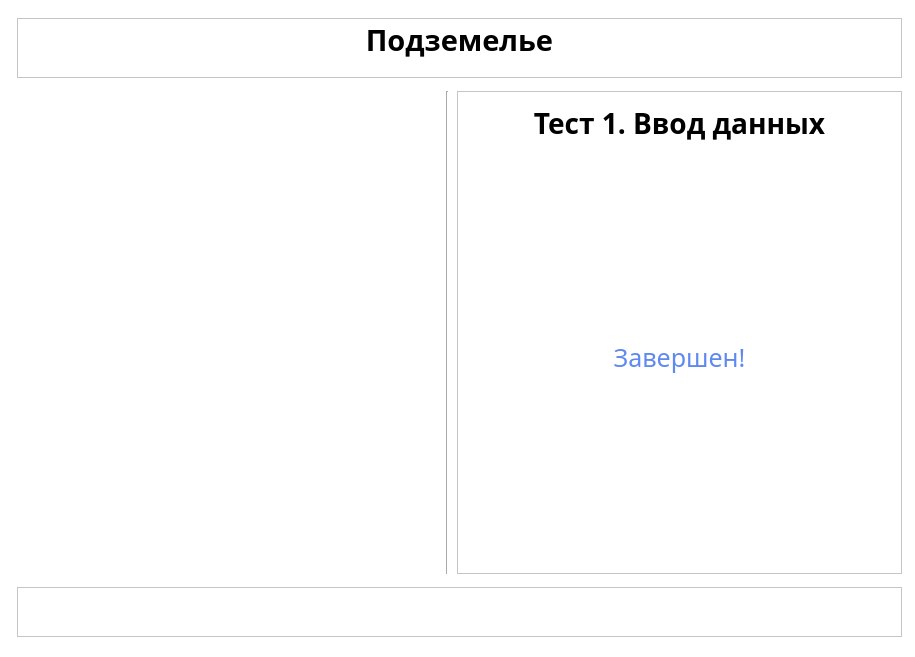
<?xml version="1.0" encoding="UTF-8"?>
<ui version="4.0">
 <class>Padavan_l1_1</class>
 <widget class="QMainWindow" name="Padavan_l1_1">
  <property name="geometry">
   <rect>
    <x>0</x>
    <y>0</y>
    <width>915</width>
    <height>657</height>
   </rect>
  </property>
  <property name="maximumSize">
   <size>
    <width>915</width>
    <height>657</height>
   </size>
  </property>
  <property name="windowTitle">
   <string>Level 1</string>
  </property>
  <property name="windowIcon">
   <iconset resource="../image/resource_rc.qrc">
    <normaloff>:/recurce/icon.png</normaloff>:/recurce/icon.png</iconset>
  </property>
  <widget class="QWidget" name="centralwidget">
   <property name="minimumSize">
    <size>
     <width>915</width>
     <height>657</height>
    </size>
   </property>
   <property name="styleSheet">
    <string notr="true">background-color: rgb(255, 255, 255);</string>
   </property>
   <layout class="QGridLayout" name="gridLayout">
    <property name="leftMargin">
     <number>15</number>
    </property>
    <property name="topMargin">
     <number>11</number>
    </property>
    <property name="bottomMargin">
     <number>11</number>
    </property>
    <item row="1" column="2">
     <widget class="QFrame" name="frame">
      <property name="minimumSize">
       <size>
        <width>445</width>
        <height>0</height>
       </size>
      </property>
      <property name="maximumSize">
       <size>
        <width>445</width>
        <height>16777215</height>
       </size>
      </property>
      <property name="frameShape">
       <enum>QFrame::StyledPanel</enum>
      </property>
      <property name="frameShadow">
       <enum>QFrame::Raised</enum>
      </property>
      <layout class="QVBoxLayout" name="verticalLayout">
       <item>
        <widget class="QLabel" name="label_4">
         <property name="maximumSize">
          <size>
           <width>16777215</width>
           <height>45</height>
          </size>
         </property>
         <property name="font">
          <font>
           <family>PT Sans</family>
           <pointsize>21</pointsize>
           <weight>75</weight>
           <bold>true</bold>
          </font>
         </property>
         <property name="text">
          <string>&lt;html&gt;&lt;head/&gt;&lt;body&gt;&lt;p align=&quot;center&quot;&gt;Тест 1. Ввод данных&lt;/p&gt;&lt;/body&gt;&lt;/html&gt;</string>
         </property>
        </widget>
       </item>
       <item>
        <widget class="QLabel" name="label">
         <property name="font">
          <font>
           <family>PT Sans</family>
           <pointsize>19</pointsize>
          </font>
         </property>
         <property name="styleSheet">
          <string notr="true">color: rgb(95, 136, 240);</string>
         </property>
         <property name="text">
          <string>&lt;html&gt;&lt;head/&gt;&lt;body&gt;&lt;p align=&quot;center&quot;&gt;Завершен!&lt;/p&gt;&lt;/body&gt;&lt;/html&gt;</string>
         </property>
        </widget>
       </item>
      </layout>
     </widget>
    </item>
    <item row="1" column="1">
     <widget class="Line" name="line">
      <property name="layoutDirection">
       <enum>Qt::LeftToRight</enum>
      </property>
      <property name="orientation">
       <enum>Qt::Vertical</enum>
      </property>
     </widget>
    </item>
    <item row="1" column="0">
     <widget class="QLabel" name="label_2">
      <property name="minimumSize">
       <size>
        <width>421</width>
        <height>483</height>
       </size>
      </property>
      <property name="maximumSize">
       <size>
        <width>421</width>
        <height>483</height>
       </size>
      </property>
      <property name="text">
       <string>&lt;html&gt;&lt;head/&gt;&lt;body&gt;&lt;p&gt;&lt;img src=&quot;:/recurce/Padavan_l1_3_image.png&quot;/&gt;&lt;/p&gt;&lt;/body&gt;&lt;/html&gt;</string>
      </property>
     </widget>
    </item>
    <item row="2" column="0" colspan="3">
     <widget class="QFrame" name="frame_2">
      <property name="maximumSize">
       <size>
        <width>16777215</width>
        <height>50</height>
       </size>
      </property>
      <property name="frameShape">
       <enum>QFrame::StyledPanel</enum>
      </property>
      <property name="frameShadow">
       <enum>QFrame::Raised</enum>
      </property>
      <layout class="QHBoxLayout" name="horizontalLayout">
       <property name="topMargin">
        <number>0</number>
       </property>
       <property name="bottomMargin">
        <number>0</number>
       </property>
       <item>
        <widget class="QPushButton" name="pushButton_4">
         <property name="sizePolicy">
          <sizepolicy hsizetype="Minimum" vsizetype="Fixed">
           <horstretch>0</horstretch>
           <verstretch>0</verstretch>
          </sizepolicy>
         </property>
         <property name="minimumSize">
          <size>
           <width>0</width>
           <height>40</height>
          </size>
         </property>
         <property name="maximumSize">
          <size>
           <width>16777215</width>
           <height>40</height>
          </size>
         </property>
         <property name="styleSheet">
          <string notr="true">image:url(:/recurce/map.png);
border: none;</string>
         </property>
         <property name="text">
          <string/>
         </property>
        </widget>
       </item>
       <item>
        <widget class="QPushButton" name="pushButton">
         <property name="minimumSize">
          <size>
           <width>0</width>
           <height>40</height>
          </size>
         </property>
         <property name="maximumSize">
          <size>
           <width>16777215</width>
           <height>40</height>
          </size>
         </property>
         <property name="styleSheet">
          <string notr="true">image: url(:/recurce/book.png);
border: none;</string>
         </property>
         <property name="text">
          <string/>
         </property>
        </widget>
       </item>
       <item>
        <widget class="QPushButton" name="pushButton_2">
         <property name="minimumSize">
          <size>
           <width>0</width>
           <height>30</height>
          </size>
         </property>
         <property name="maximumSize">
          <size>
           <width>16777215</width>
           <height>30</height>
          </size>
         </property>
         <property name="styleSheet">
          <string notr="true">image: url(:/recurce/next_btn.png);
border: none;</string>
         </property>
         <property name="text">
          <string/>
         </property>
        </widget>
       </item>
       <item>
        <widget class="QPushButton" name="pushButton_3">
         <property name="minimumSize">
          <size>
           <width>0</width>
           <height>40</height>
          </size>
         </property>
         <property name="maximumSize">
          <size>
           <width>16777215</width>
           <height>40</height>
          </size>
         </property>
         <property name="styleSheet">
          <string notr="true">image: url(:/recurce/home.png);
border: none;</string>
         </property>
         <property name="text">
          <string/>
         </property>
        </widget>
       </item>
      </layout>
     </widget>
    </item>
    <item row="0" column="0" colspan="3">
     <widget class="QFrame" name="frame_3">
      <property name="minimumSize">
       <size>
        <width>0</width>
        <height>50</height>
       </size>
      </property>
      <property name="maximumSize">
       <size>
        <width>16777215</width>
        <height>60</height>
       </size>
      </property>
      <property name="font">
       <font>
        <family>PT Sans</family>
        <pointsize>23</pointsize>
        <weight>75</weight>
        <bold>true</bold>
       </font>
      </property>
      <property name="frameShape">
       <enum>QFrame::StyledPanel</enum>
      </property>
      <property name="frameShadow">
       <enum>QFrame::Raised</enum>
      </property>
      <layout class="QVBoxLayout" name="verticalLayout_2">
       <property name="leftMargin">
        <number>0</number>
       </property>
       <property name="topMargin">
        <number>0</number>
       </property>
       <property name="rightMargin">
        <number>0</number>
       </property>
       <property name="bottomMargin">
        <number>15</number>
       </property>
       <item>
        <widget class="QLabel" name="label_3">
         <property name="font">
          <font>
           <family>PT Sans</family>
           <pointsize>23</pointsize>
           <weight>75</weight>
           <bold>true</bold>
          </font>
         </property>
         <property name="text">
          <string>&lt;html&gt;&lt;head/&gt;&lt;body&gt;&lt;p align=&quot;center&quot;&gt;&lt;span style=&quot; font-size:22pt;&quot;&gt;Подземелье&lt;/span&gt;&lt;/p&gt;&lt;/body&gt;&lt;/html&gt;</string>
         </property>
        </widget>
       </item>
      </layout>
     </widget>
    </item>
   </layout>
  </widget>
 </widget>
 <resources>
  <include location="../image/resource_rc.qrc"/>
 </resources>
 <connections/>
</ui>
